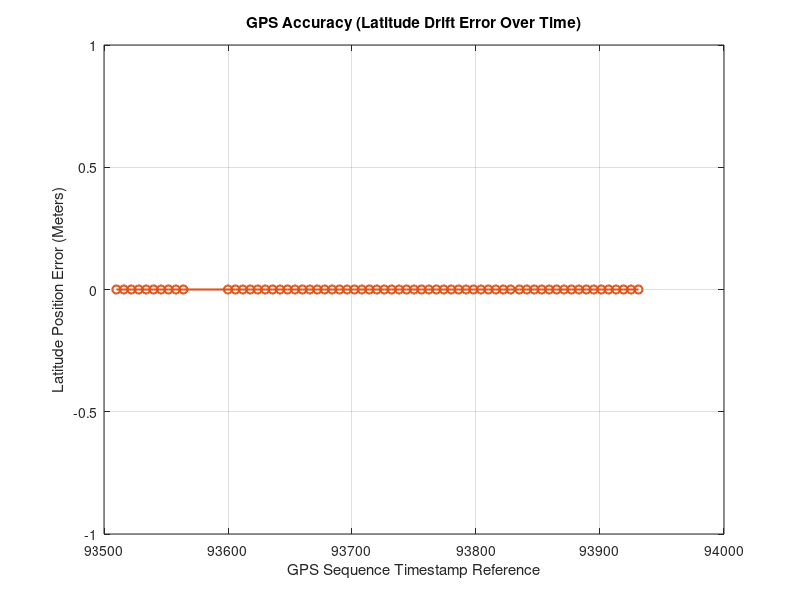

This figure's MATLAB source:
%% Graph 1: GPS Accuracy (Latitude Error) vs Time
clear; clc;

% 1. Populate log data matrix 
timestamps = [93510, 93516, 93522, 93528, 93534, 93540, 93546, 93552, 93558, ...
              93564, 93600, 93606, 93612, 93618, 93624, 93630, 93636, 93642, ...
              93648, 93654, 93660, 93666, 93672, 93678, 93684, 93690, 93696, ...
              93702, 93708, 93714, 93720, 93726, 93732, 93738, 93744, 93750, ...
              93756, 93762, 93768, 93774, 93780, 93786, 93792, 93798, 93804, ...
              93810, 93816, 93822, 93828, 93835, 93841, 93847, 93853, 93859, ...
              93865, 93871, 93877, 93883, 93889, 93895, 93901, 93907, 93913, ...
              93919, 93925, 93931];

latitudes = zeros(1, length(timestamps)); % All values are 0.000000 in this log run

% 2. Calculate Deviation Error (Converted to meters: 1 deg lat ≈ 111,320m)
mean_lat = mean(latitudes);
lat_error_meters = (latitudes - mean_lat) * 111320;

% 3. Plotting
figure('Color', [1 1 1]);
plot(timestamps, lat_error_meters, '-o', 'LineWidth', 1.5, 'Color', [0.85 0.33 0.1]);
grid on;
title('GPS Accuracy (Latitude Drift Error Over Time)');
xlabel('GPS Sequence Timestamp Reference');
ylabel('Latitude Position Error (Meters)');
